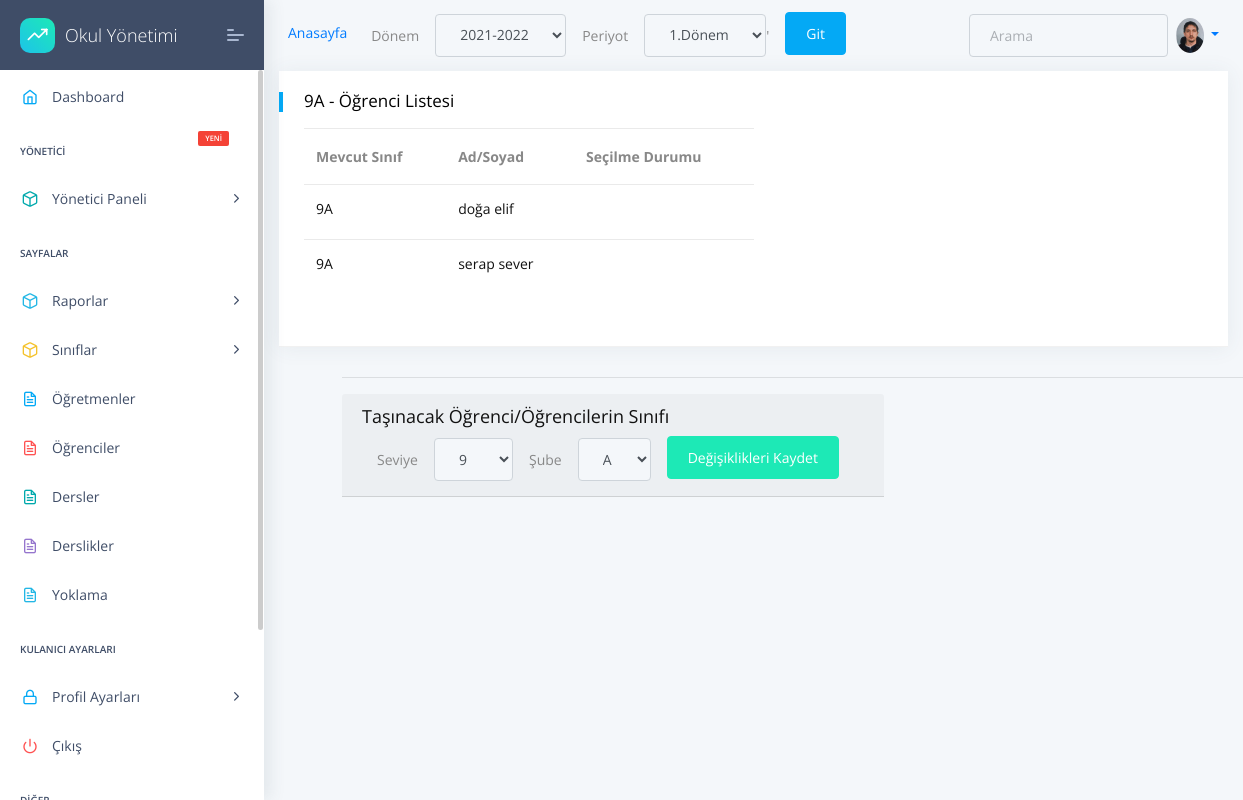
/classes/StudentListUpdateView/1 (signed in), run on an earlier commit of the app's database.
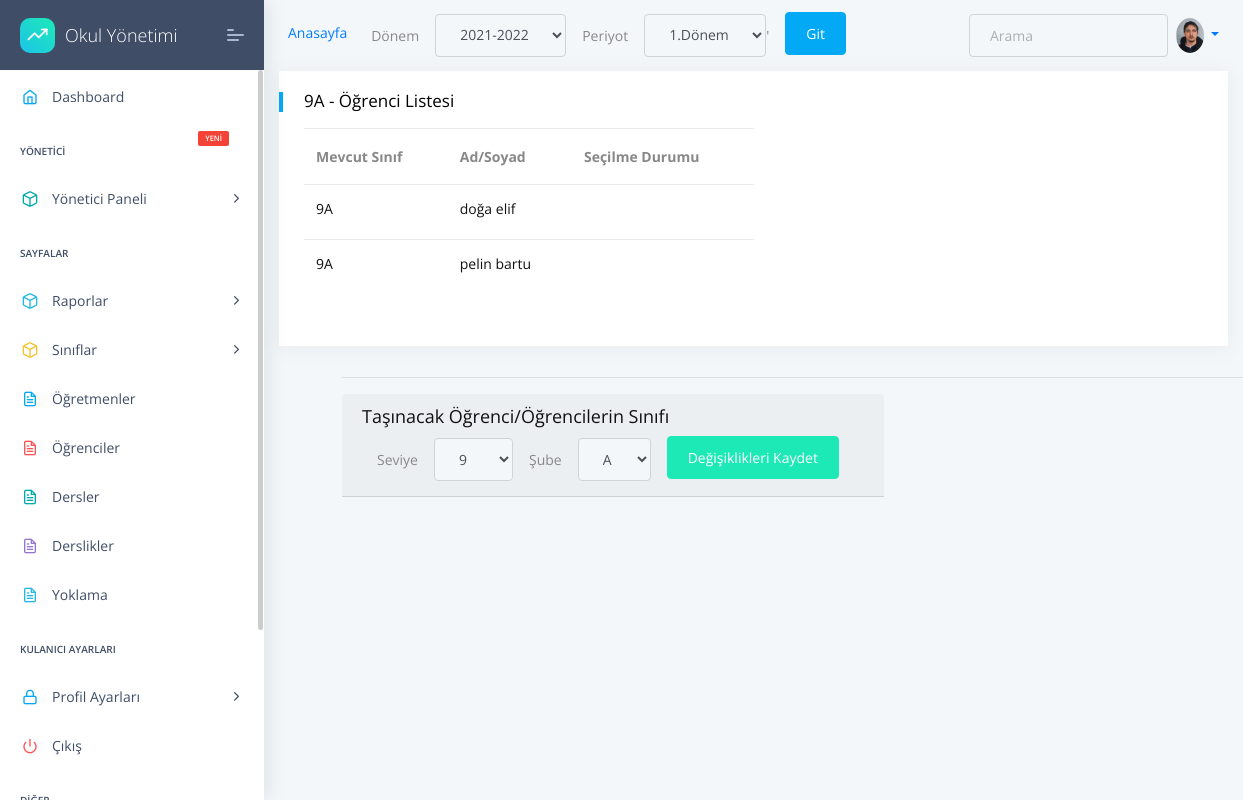
And on a later commit of the database.
### apps/student/models.py (models this page shows, shortened)
class StudentList(models.Model):
    className=models.ForeignKey(Classes,on_delete=models.CASCADE)
    session=models.ForeignKey(Session,on_delete=models.CASCADE)
    periods=models.ForeignKey(Period,on_delete=models.CASCADE)
    students=models.ManyToManyField(Student,blank=True)
    teachers=models.ManyToManyField(Profil,blank=True,verbose_name="Sınıf Öğretmeni",related_name='teacher')
    class Meta:
        ordering = ('className',"session","periods",)

class Student(models.Model):
    firstName= models.CharField(max_length=20,default="",unique=False,null=True,blank=True,)
    lastName=models.CharField(max_length=20,unique=False,null=True,blank=True,)
    TC = models.CharField(max_length=11,unique=False,null=True,blank=True,validators=[validateEven])
    phone = models.CharField(validators=[validatePhone], max_length=17,default="0",unique=False,null=True,blank=True,)
    address=models.TextField(unique=False,null=True,blank=True,)
    status=models.BooleanField(unique=False,null=True,blank=True,)
    middleSchool=models.ForeignKey(MiddleSchool,on_delete=models.CASCADE)
    number=models.IntegerField(unique=False,null=True,blank=True,)
    session=models.ForeignKey(Session,on_delete=models.CASCADE)
    image=models.ImageField(upload_to="images/ogrenciler/",unique=False,null=True,blank=True,default='images/person.png')
    health=models.TextField(unique=False,null=True,blank=True,)
    HESCode=models.CharField(max_length=12,unique=False,null=True,blank=True,validators=[validateHesCode])
    birtdate=DateField(("Doğum Tarihiniz"), auto_now=False, auto_now_add=False,unique=False,null=True,blank=True,)
    email=models.EmailField()
    genders=(('Kız','Kız'),
              ('Erkek','Erkek'),
              ('Diger','Diğer'),
    )
    gender=CharField(max_length=10 ,choices=genders,unique=False,blank=True,null=True)
    class Meta:
        ordering = ('firstName',)

### apps/classes/models.py (models this page shows)
class Classes(models.Model):
    className=models.ForeignKey(ClassNames,on_delete=models.CASCADE,default="")
    level=models.ForeignKey(ClassLevels,on_delete=models.CASCADE)
    def __str__(self):
        return self.level.level+self.className.name

class ClassLevels(models.Model):
    level=models.CharField(default="9",max_length=2,unique=True)
    def __str__(self):
        return self.level

class ClassNames(models.Model):
    name=models.CharField(default="A",max_length=1,unique=True)
    class Meta:
        ordering = ('name',)
    def __str__(self):
        return self.name

### apps/classes/views.py (the view, shortened to what this page needs)
# urls.py: path('StudentListUpdateView/<int:pk>', views.StudentListUpdateView, name='StudentListUpdateView'),
@login_required(login_url="/login/")
def StudentListUpdateView(request,pk):
    classNames = ClassNames.objects.all()
    classLevels = ClassLevels.objects.all()
    baseList = StudentList.objects.get(id=pk) # get studentlist by current ID
    classess=Classes.objects.all()
    context = {
        'studentList':baseList,
        'sessions':sessions,
        'periods':periods,
        'classNames':classNames,
        'classLevels':classLevels,
        'media_url':settings.MEDIA_URL
    }
    return render(request, "clasess/cls-listUpdate.html", context)

### apps/home/models.py (called while the page is built)
    def __str__(self):
      return self.session

    def __str__(self):
      return self.period

### apps/templates/clasess/cls-listUpdate.html (shortened to what this page needs)
{% extends "layouts/base.html" %}
{% block content %}
<div class="col-xl-12 col-md-6">
  <form action="" method="GET">
    <div class="card ">
      <div class="card-header">
        <h5> {{studentList.className}}  - Öğrenci Listesi</h5>
        <div class="card-block px-0 py-3 col-md-6">
          <div class="table-responsive">
            <table class="table table-hover">
              <thead>
                <tr>
                  <th scope="col-md-3">Mevcut Sınıf</th>
                  <th scope="col-md-3">Ad/Soyad</th>
                  <th scope="col-md-3">Seçilme Durumu</th>
                </tr>
              </thead>
              <tbody>
                {% for student in studentList.students.all %}
                <td title="Sınıf">
                  <h6 class="mb-1">{{studentList.className}} </h6>
                </td>
                <td title="Ad Soyad">
                  <h6 class="mb-1">{{student.firstName}} {{student.lastName}}</h6>
                </td>
                <td>
                </td>
                {% endfor %}
              </tbody>
            </table>
          </div>
        </div>
      </div>
      </div>
      <div class="col-md-12 mx-5">
        <hr>
        <div class="form-inline">
          <div class="card-header">
            <h5>Taşınacak Öğrenci/Öğrencilerin Sınıfı</h5>
          <div class="form-group col-xl-12 col-md-6">
            <label class="mr-3" for="classLevel">Seviye</label>
            <select id="classLevel" class="form-control mr-3" name="classLevel">
              {% for classLevel in classLevels %}
              <option value="{{ classLevel }}" {% if classLevel.selected %} selected {% endif %}>{{ classLevel }}
              </option>
              {% endfor %}
            </select>
            <label class="" for="className">Şube</label>
            <select id="className " class="form-control mx-3" name="className">
              {% for className in classNames %}
              <option value="{{ className }}">{{ className }}</option>
              {% endfor %}
            </select>
            <button id="but1" type="button" class="btn btn-success" data-toggle="modal"
            data-target="#classChangeModal">Değişiklikleri Kaydet</button>
          </div>
        </div>
      </div>
  </form>
</div>
{% endblock content %}

What changed in the data, as far as the page shows it:
no longer on this page (row edited): Student: {{ studentList.className }} "9A", firstName "serap", lastName "sever"
added Student: {{ studentList.className }} "9A", firstName "pelin", lastName "bartu"
